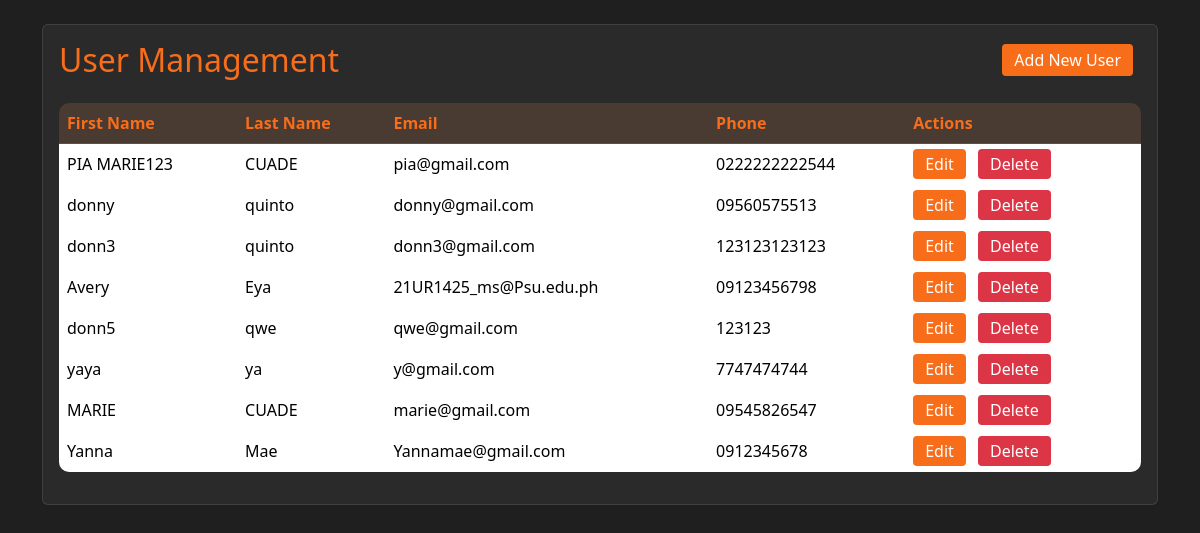
/admin/users.php, run on the app's committed database.
### tables this page shows
CREATE TABLE `user` (
  `user_id` int(11) NOT NULL,
  `first_name` varchar(100) NOT NULL,
  `last_name` varchar(100) NOT NULL,
  `birthdate` date NOT NULL,
  `gender` varchar(100) NOT NULL,
  `contactno` varchar(100) NOT NULL,
  `email` varchar(100) NOT NULL,
  `password` varchar(100) NOT NULL,
  `profile_pic` varchar(1000) NOT NULL
);

### utils/users.php (called while the page is built, shortened)
<?php
require __DIR__ . '/config.php';
function getUsers(): array
{
    global $connect;
    $query = "SELECT * FROM user";
    $result = $connect->query($query);
    if ($result && $result->num_rows > 0) {
        $users = $result->fetch_all(MYSQLI_ASSOC);
        return $users;
    } else {
        return [];
    }
}

### admin/users.php (the view, shortened to what this page needs)
<?php
require '../utils/users.php';
?>
<!doctype html>
<html lang="en">
<head>
    <link href="https://cdn.jsdelivr.net/npm/bootstrap@5.3.3/dist/css/bootstrap.min.css" rel="stylesheet">
</head>
<body>
    <div class="container py-4">
        <div class="card mb-4">
            <div class="card-body">
                <div class="d-flex justify-content-between align-items-center mb-4">
                    <h2 class="card-title mb-0" style="color: #F86D1A;">User Management</h2>
                    <a href="add_user.php" class="btn btn-action">Add New User</a>
                </div>
                <div class="table-responsive">
                    <?php
                    $users = getUsers();
                    if (!empty($users)) {
                        echo '<table class="table table-hover">';
                        echo '<thead><tr>
                                <th>First Name</th>
                                <th>Last Name</th>
                                <th>Email</th>
                                <th>Phone</th>
                                <th>Actions</th>
                            </tr></thead><tbody>';
                        foreach ($users as $user) {
                            echo '<tr>';
                            echo '<td>' . htmlspecialchars($user['first_name']) . '</td>';
                            echo '<td>' . htmlspecialchars($user['last_name']) . '</td>';
                            echo '<td>' . htmlspecialchars($user['email']) . '</td>';
                            echo '<td>' . htmlspecialchars($user['contactno']) . '</td>';
                            echo '<td>
                                    <a href="edit.php?id=' . $user['user_id'] . '" class="btn-action">Edit</a>
                                    <a href="delete.php?id=' . $user['user_id'] . '" class="btn-action btn-delete" onclick="return confirm(\'Are you sure?\')">Delete</a>
                                </td>';
                            echo '</tr>';
                        }
                        echo '</tbody></table>';
                    } else {
                        echo '<div class="text-center text-muted">No users found</div>';
                    }
                    ?>
                </div>
            </div>
        </div>
    </div>
</body>
</html>

### admin/users.php (style rules this page uses)
body { background-color: #1F1F1F; color: white; min-height: 100vh; }
.table { color: white; background-color: rgba(255, 255, 255, 0.05); border-radius: 10px; overflow: hidden; }
.table thead th { background-color: rgba(248, 109, 26, 0.1); border-color: rgba(255, 255, 255, 0.1); color: #F86D1A; }
.table td { border-color: rgba(255, 255, 255, 0.1); }
.btn-action { background-color: #F86D1A; color: white; border: none; padding: 0.25rem 0.75rem; border-radius: 4px; text-decoration: none; margin-right: 0.5rem; transition: background-color 0.3s; }
.btn-delete { background-color: #dc3545; }
.card { background-color: rgba(255, 255, 255, 0.05); border: 1px solid rgba(255, 255, 255, 0.1); }

### data on the page
user: first_name "PIA MARIE123", last_name "CUADE", email "pia@gmail.com", contactno "0222222222544"
user: first_name "donny", last_name "quinto", email "donny@gmail.com", contactno "09560575513"
user: first_name "donn3", last_name "quinto", email "donn3@gmail.com", contactno "123123123123"
user: first_name "Avery", last_name "Eya", email "21UR1425_ms@Psu.edu.ph", contactno "09123456798"
user: first_name "donn5", last_name "qwe", email "qwe@gmail.com", contactno "123123"
user: first_name "yaya", last_name "ya", email "y@gmail.com", contactno "7747474744"
user: first_name "MARIE", last_name "CUADE", email "marie@gmail.com", contactno "09545826547"
user: first_name "Yanna", last_name "Mae", email "Yannamae@gmail.com", contactno "0912345678"
